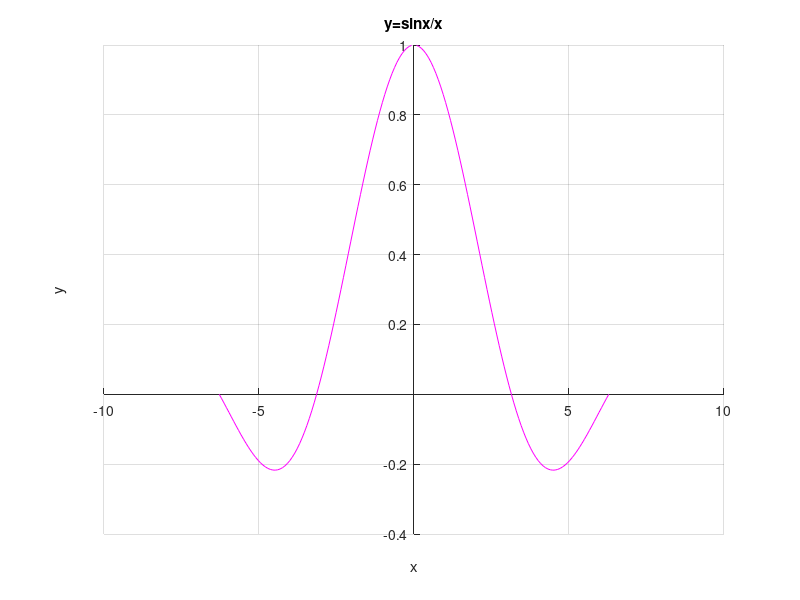
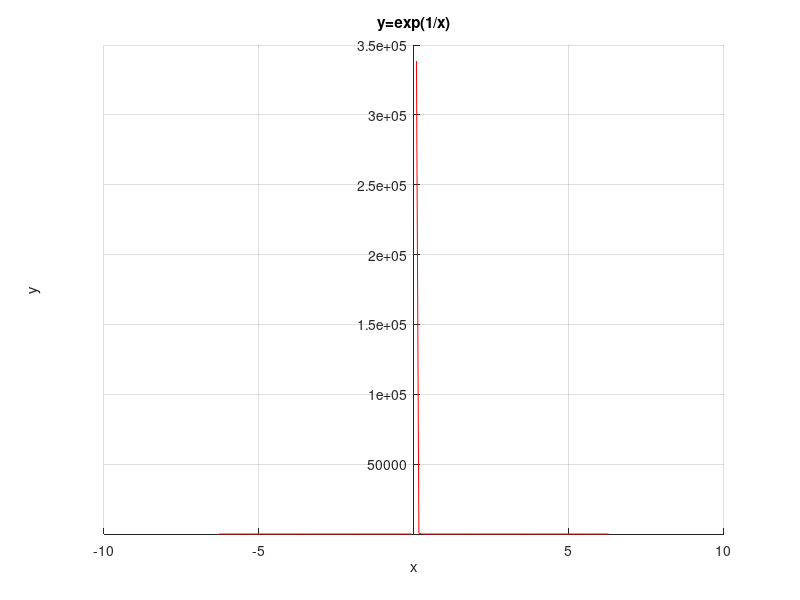
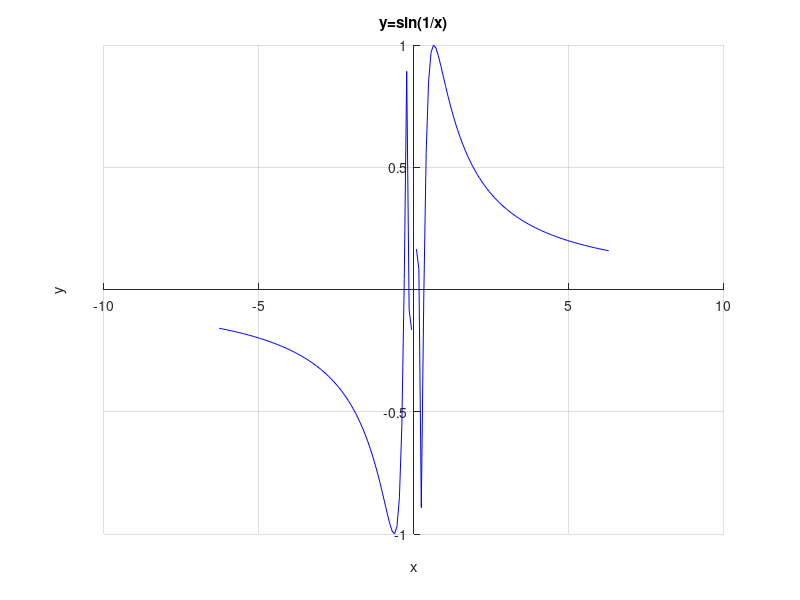

Here is the MATLAB script that generated these plots, in order:
clc;
clear;
length = 2*pi;
step = 0.025*pi;
x = -length:step:length;
y1 = sin(x)./x;
figure(1);
plot(x, y1, 'm-');
set(gca,'XAxisLocation','origin','YAxisLocation','origin');
grid on; %显示网格线 grid off即不显示网格线
title('y=sinx/x'); %在图形上面显示名字
xlabel('x'); %显示横坐标名字注意
ylabel('y');
box off;
y2 = exp(1./x);
figure(2);
plot(x, y2, 'r-');
set(gca,'XAxisLocation','origin','YAxisLocation','origin');
grid on; %显示网格线 grid off即不显示网格线
title('y=exp(1/x)'); %在图形上面显示名字
xlabel('x'); %显示横坐标名字注意
ylabel('y');
box off;
y3 = sin(1./x);
figure(3);
plot(x, y3, 'b-');
set(gca,'XAxisLocation','origin','YAxisLocation','origin');
grid on; %显示网格线 grid off即不显示网格线
title('y=sin(1/x)'); %在图形上面显示名字
xlabel('x'); %显示横坐标名字注意
ylabel('y');
box off;